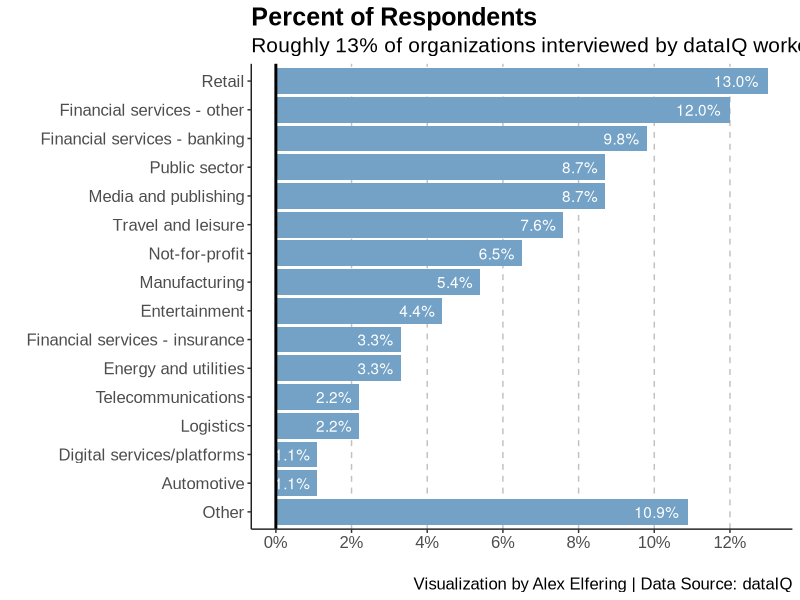

Source code (R):
# makeover monday
# week 41 - Survey Respodents by Industry

library(dplyr)
library(tidyr)
library(ggplot2)
library(tidyverse)
library(scales)

setwd("~/Documents/GitHub/Makeover-Monday-Challenges/2020 Week 41 - Survey Respondents")

book1 <- read.csv('Book1.csv')

head(book1)
str(book1)

# Data cleaning
new_col_names <- c('Industry.Sector', 'Percent')
colnames(book1) <- new_col_names

book1_pct <- dplyr::mutate(book1, Percent.Respondents = Percent/100)

max_percent <- max(book1_pct$Percent.Respondents)

# reorder the industries to put 'other' at the bottom
book1_pct %>%
  mutate(Is.Not.Other = ifelse(Industry.Sector == 'Other', 1, 0),
         ordering = as.numeric(-Is.Not.Other) + Percent.Respondents,
         Industry.Sector = fct_reorder(Industry.Sector, ordering, .desc = F)) %>% 
  ggplot(aes(x = Industry.Sector,
             y = Percent.Respondents,
             label = percent(Percent.Respondents))) +
  geom_bar(stat = 'identity',
           position = 'identity', 
           fill = '#73a2c6') +
  coord_flip() +
  geom_text(aes(hjust = 1.2), color = "white") +
  geom_hline(yintercept = 0,
             size = 1) +
  scale_y_continuous(limits=c(0,max_percent),
                     breaks = seq(0, max_percent, by = 0.02),
                     labels = percent) +
  labs(x = '',
       y = '',
       title = 'Percent of Respondents',
       subtitle = 'Roughly 13% of organizations interviewed by dataIQ worked in reta ',
       caption = 'Visualization by Alex Elfering | Data Source: dataIQ') +
  theme(plot.title = element_text(face = 'bold', size = 18, family = 'Arial'),
        legend.position = 'top',
        legend.background=element_blank(),
        legend.key=element_blank(),
        legend.text = element_text(size = 12, family = 'Arial'),
        legend.title = element_text(size = 12, family = 'Arial'),
        plot.subtitle = element_text(size = 15, family = 'Arial'),
        plot.caption = element_text(size = 12, family = 'Arial'),
        axis.title = element_text(size = 12, family = 'Arial'),
        axis.text = element_text(size = 12, family = 'Arial'),
        strip.text = ggplot2::element_text(size = 12, hjust = 0, face = 'bold', color = 'black', family = 'Arial'),
        strip.background = element_rect(fill = NA),
        panel.background = ggplot2::element_blank(),
        axis.line = element_line(colour = "#222222", linetype = "solid"),
        panel.grid.major.y = ggplot2::element_blank(),
        panel.grid.major.x = element_line(colour = "#c1c1c1", linetype = "dashed")) 
